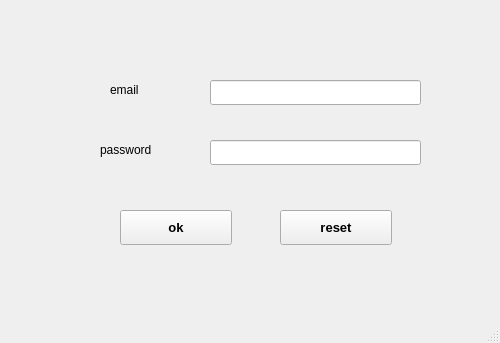
<?xml version="1.0" encoding="UTF-8"?>
<ui version="4.0">
 <class>MainWindow</class>
 <widget class="QMainWindow" name="MainWindow">
  <property name="geometry">
   <rect>
    <x>0</x>
    <y>0</y>
    <width>500</width>
    <height>343</height>
   </rect>
  </property>
  <property name="windowTitle">
   <string>MainWindow</string>
  </property>
  <widget class="QWidget" name="centralwidget">
   <widget class="QPushButton" name="b1">
    <property name="geometry">
     <rect>
      <x>120</x>
      <y>210</y>
      <width>112</width>
      <height>35</height>
     </rect>
    </property>
    <property name="font">
     <font>
      <family>Arial</family>
      <pointsize>10</pointsize>
      <weight>75</weight>
      <bold>true</bold>
     </font>
    </property>
    <property name="text">
     <string>ok</string>
    </property>
   </widget>
   <widget class="QPushButton" name="b2">
    <property name="geometry">
     <rect>
      <x>280</x>
      <y>210</y>
      <width>112</width>
      <height>35</height>
     </rect>
    </property>
    <property name="font">
     <font>
      <family>Arial</family>
      <pointsize>10</pointsize>
      <weight>75</weight>
      <bold>true</bold>
     </font>
    </property>
    <property name="text">
     <string>reset</string>
    </property>
   </widget>
   <widget class="QLabel" name="label">
    <property name="geometry">
     <rect>
      <x>100</x>
      <y>140</y>
      <width>67</width>
      <height>19</height>
     </rect>
    </property>
    <property name="text">
     <string>password</string>
    </property>
   </widget>
   <widget class="QLabel" name="label_2">
    <property name="geometry">
     <rect>
      <x>110</x>
      <y>80</y>
      <width>38</width>
      <height>19</height>
     </rect>
    </property>
    <property name="text">
     <string>email</string>
    </property>
   </widget>
   <widget class="QLineEdit" name="lineEdit">
    <property name="geometry">
     <rect>
      <x>210</x>
      <y>80</y>
      <width>211</width>
      <height>25</height>
     </rect>
    </property>
   </widget>
   <widget class="QLineEdit" name="lineEdit_2">
    <property name="geometry">
     <rect>
      <x>210</x>
      <y>140</y>
      <width>211</width>
      <height>25</height>
     </rect>
    </property>
    <property name="text">
     <string/>
    </property>
    <property name="echoMode">
     <enum>QLineEdit::Password</enum>
    </property>
   </widget>
  </widget>
  <widget class="QMenuBar" name="menubar">
   <property name="geometry">
    <rect>
     <x>0</x>
     <y>0</y>
     <width>500</width>
     <height>31</height>
    </rect>
   </property>
  </widget>
  <widget class="QStatusBar" name="statusbar"/>
 </widget>
 <resources/>
 <connections>
  <connection>
   <sender>b2</sender>
   <signal>clicked()</signal>
   <receiver>lineEdit</receiver>
   <slot>clear()</slot>
   <hints>
    <hint type="sourcelabel">
     <x>345</x>
     <y>244</y>
    </hint>
    <hint type="destinationlabel">
     <x>311</x>
     <y>133</y>
    </hint>
   </hints>
  </connection>
  <connection>
   <sender>b2</sender>
   <signal>clicked()</signal>
   <receiver>lineEdit_2</receiver>
   <slot>clear()</slot>
   <hints>
    <hint type="sourcelabel">
     <x>300</x>
     <y>256</y>
    </hint>
    <hint type="destinationlabel">
     <x>269</x>
     <y>195</y>
    </hint>
   </hints>
  </connection>
 </connections>
</ui>
